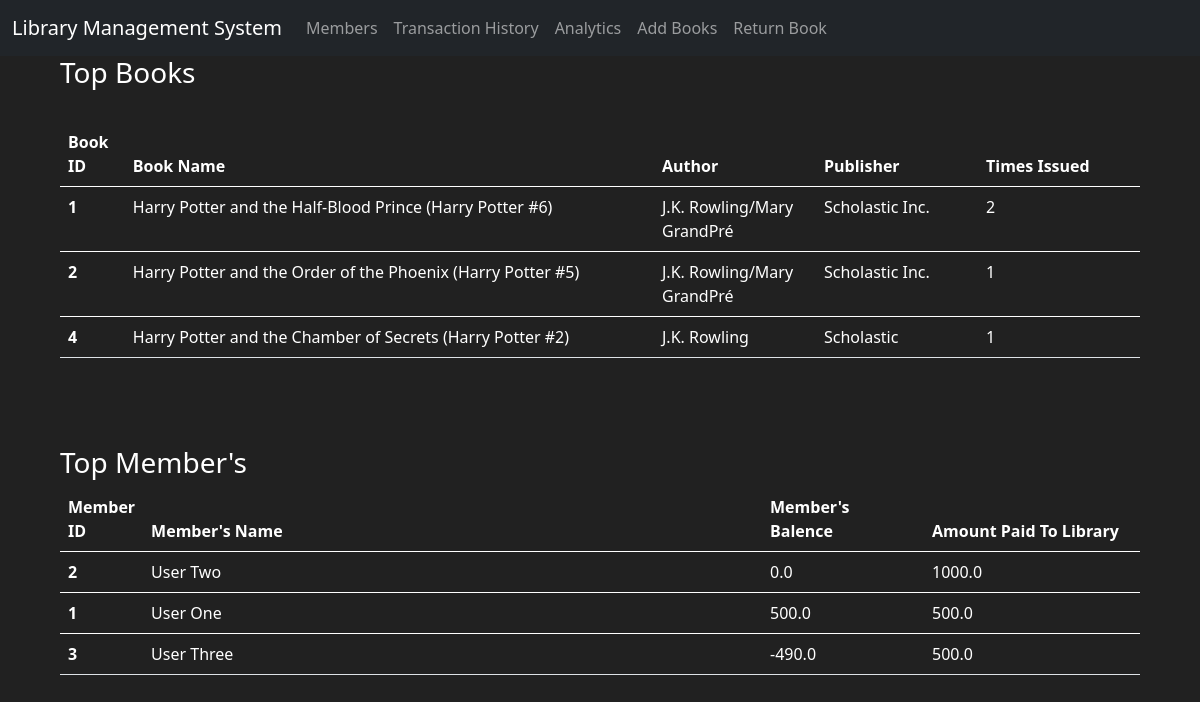
Before: /analytics with the older database file.
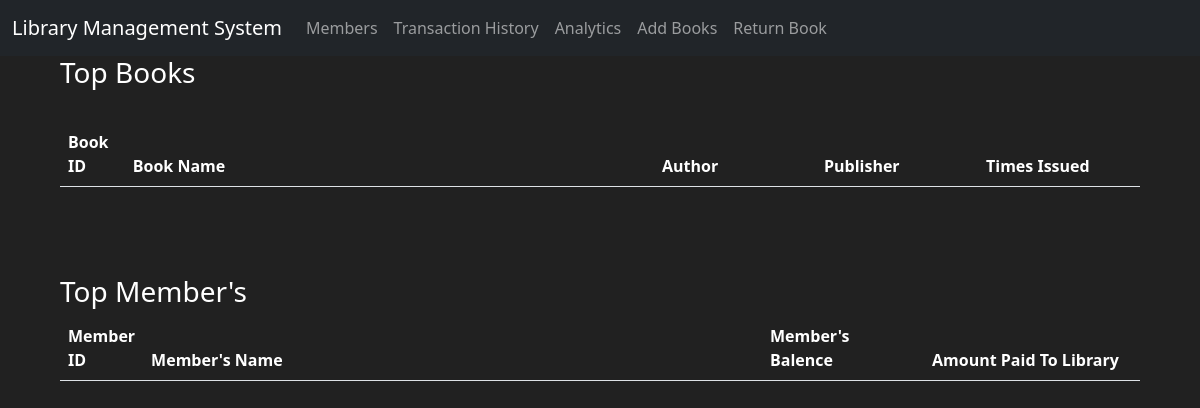
After: the same page with the newer database file.
### helper.py (models this page shows)
class Books(db.Model):
    book_id = db.Column(db.Integer , primary_key = True)
    book_name = db.Column(db.String(150))
    author = db.Column(db.String(75))
    publisher = db.Column(db.String(75))
    quantity = db.Column(db.Integer , default = 1)
    borrower = db.Column(db.Integer , default = -1)
    isbn = db.Column(db.String(15))
    times_issued = db.Column(db.Integer , default = 0)

class Members(db.Model):
    member_id = db.Column(db.Integer , primary_key = True)
    member_name = db.Column(db.String(150))
    member_balance = db.Column(db.Float , default = 1000)
    member_borrowed = db.Column(db.Boolean, default = False)
    library_fees_given = db.Column(db.Float , default = 0)

### app.py (the view)
@app.route('/analytics')
def analytics():
    popular_books = Books.query.order_by(Books.times_issued.desc()).limit(5).all()
    top_spenders  = Members.query.order_by(Members.library_fees_given.desc()).limit(5).all()
    return render_template('analytics.html', books = popular_books , people = top_spenders)

### templates/analytics.html (shortened to what this page needs)
{% extends "base.html" %}  {% block body %}
<div style="width: 90%; margin-left: auto; margin-right: auto">
  <table class="table" style="color: white">
    <h3>Top Books</h3>
    <br />
    <thead>
      <tr>
        <th scope="col" style="width: 6%">Book ID</th>
        <th scope="col">Book Name</th>
        <th scope="col" style="width: 15%">Author</th>
        <th scope="col" style="width: 15%">Publisher</th>
        <th scope="col" style="width: 15%">Times Issued</th>
      </tr>
    </thead>
    {% for book in books %} {% if book.times_issued>=1 %}
    <tbody>
      <tr>
        <th scope="row">{{book.book_id}}</th>
        <td>{{book.book_name}}</td>
        <td>{{book.author}}</td>
        <td>{{book.publisher}}</td>
        <td>{{book.times_issued}}</td>
      </tr>
    </tbody>
    {% endif %} {% endfor %}
  </table>
  <br />
  <br />
  <br />
  <table class="table" style="color: white">
    <h3>Top Member's</h3>
    <thead>
      <tr>
        <th scope="col" style="width: 6%">Member ID</th>
        <th scope="col">Member's Name</th>
        <th scope="col" style="width: 15%">Member's Balence</th>
        <th scope="col" style="width: 20%">Amount Paid To Library</th>
      </tr>
    </thead>
    {% for member in people %} {% if member.library_fees_given>0 %}
    <tbody>
      <tr>
        <th scope="row">{{member.member_id}}</th>
        <td>{{member.member_name}}</td>
        <td>{{member.member_balance}}</td>
        <td>{{member.library_fees_given}}</td>
      </tr>
    </tbody>
    {% endif %}{% endfor %}
  </table>
</div>
{% endblock %}

Changed rows visible on the page:
removed Books: book_id "1", book_name "Harry Potter and the Half-Blood Prince (Harry Potter #6)", author "J.K. Rowling/Mary GrandPré", publisher "Scholastic Inc.", times_issued "2"
removed Books: book_id "2", book_name "Harry Potter and the Order of the Phoenix (Harry Potter #5)", author "J.K. Rowling/Mary GrandPré", publisher "Scholastic Inc.", times_issued "1"
removed Books: book_id "4", book_name "Harry Potter and the Chamber of Secrets (Harry Potter #2)", author "J.K. Rowling", publisher "Scholastic", times_issued "1"
removed Members: member_id "2", member_name "User Two", member_balance "0.0", library_fees_given "1000.0"
removed Members: member_id "1", member_name "User One", member_balance "500.0", library_fees_given "500.0"
removed Members: member_id "3", member_name "User Three", member_balance "-490.0", library_fees_given "500.0"
